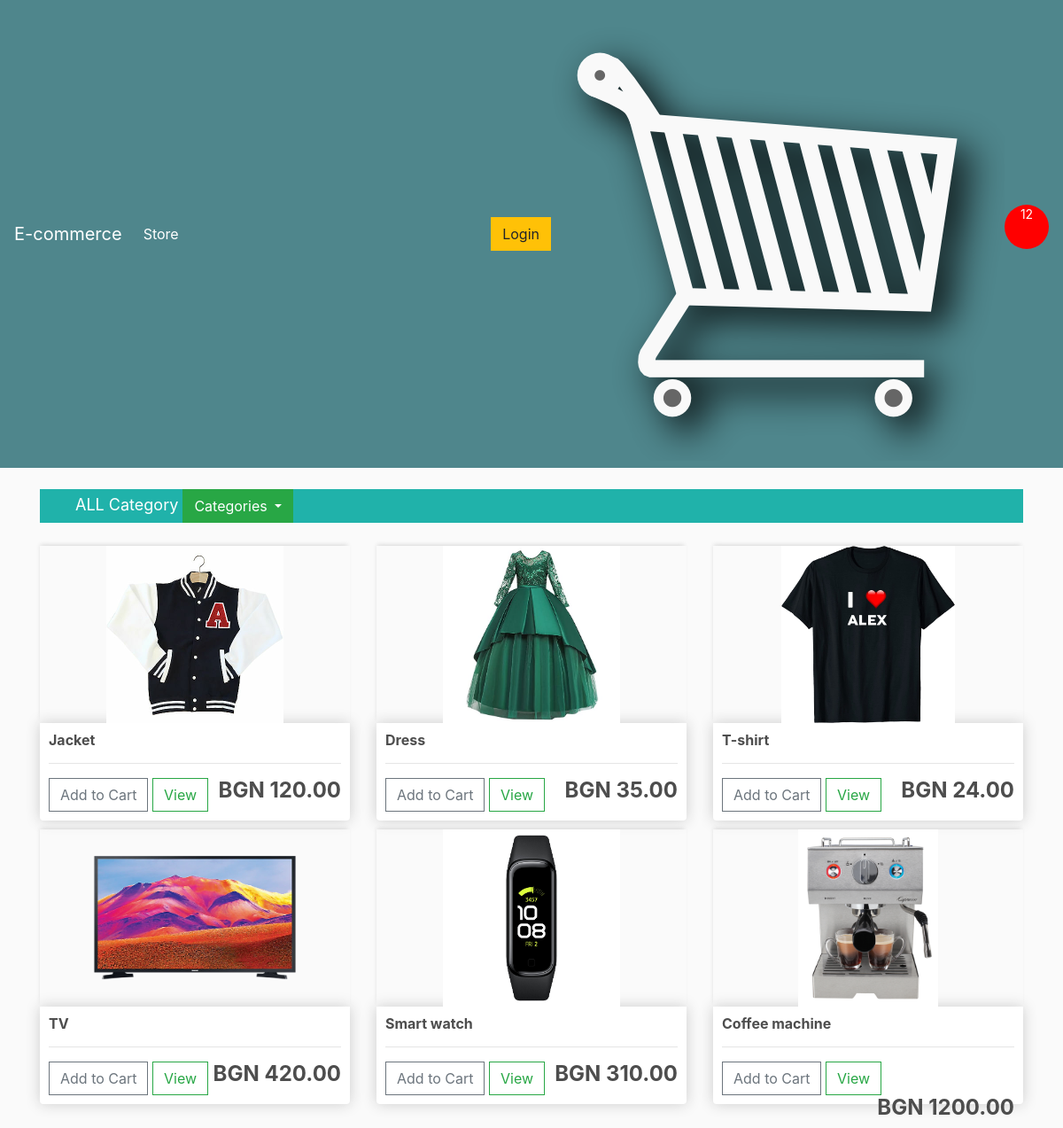
The page / on the database its author committed.
### ecommerce/store/models.py (models this page shows, shortened)
class Product(models.Model):
    name = models.CharField(max_length=20)
    price = models.FloatField()
    category = models.ForeignKey(Category, on_delete=models.CASCADE)
    image = models.ImageField(upload_to='static/images/', blank=True, null=True)

### ecommerce/store/views.py (the view)
# urls.py: path('', store, name='store'),
def store(request):
    products = Product.objects.all()
    categories = Category.objects.all()
    categories_dic = {}
    for category in categories:
        category_products = Product.objects.filter(category=category)
        if category_products:
            categories_dic[category] = category_products
    context = {
        'products': products,
        'categories_dic': categories_dic,
    }
    return render(request, 'store.html', context)

### ecommerce/store/models.py (called while the page is built)
    def __str__(self):
        return self.name

### ecommerce/store/templates/store.html (shortened to what this page needs)
{% extends 'main.html' %}
{% load static %}
{% block content %}
    <ul style="background-color: lightseagreen; font-size:  large; color: white">
        <li style="display: inline; margin-right: 33px"><a style="color: white" href="{% url 'store' %}">ALL Category</a>
        <div class="btn-group">
          <button type="button" class="btn btn-success dropdown-toggle" data-toggle="dropdown" aria-haspopup="true" aria-expanded="false">
            Categories
          </button>
        </div>
    </ul>
    <div class="row">
        {% for product in products %}
            <div class="col-lg-4">
                <img class="thumbnail" src="{{ product.image.url }}" style="object-fit: contain;" alt="The product have not image yet.">
                <div class="box-element product">
                    <h6><strong>{{ product.name }}</strong></h6>
                    <hr>
                    <a class="btn btn-outline-secondary add-btn" href="{% url 'add_product_to_cart' product.id %}">Add to Cart</a>
                    <a class="btn btn-outline-success" href="#">View</a>
                    <h4 style="display: inline-block; float: right; "><strong>BGN {{ product.price|floatformat:2 }}</strong></h4>
                </div>
            </div>
        {% endfor %}
    </div>
{% endblock %}

### static/css/main.css (style rules this page uses)
body { background-color: hsl(0, 0%, 98%); }
h1,h2,h3,h4,h5,h6 { color:hsl(0, 0%, 30%); }
.box-element { box-shadow:hsl(0, 0%, 80%) 0 0 16px; background-color: #fff; border-radius: 4px; padding: 10px; }
.thumbnail { width: 100%; height: 200px; -webkit-box-shadow: -1px -3px 5px -2px rgba(214,214,214,1); -moz-box-shadow: -1px -3px 5px -2px rgba(214,214,214,1); box-shadow: -1px -3px 5px -2px rgba(214,214,214,1); }
.product { border-radius: 0 0 4px 4px; }
.col-lg-4, .col-lg-6, .col-lg-8, .col-lg-12 { margin-top: 10px; }
.btn { border-radius: 0; }

### rows shown on the page
Product: image (picture), name "Jacket", price "120.00"
Product: image (picture), name "Dress", price "35.00"
Product: image (picture), name "T-shirt", price "24.00"
Product: image (picture), name "TV", price "420.00"
Product: image (picture), name "Smart watch", price "310.00"
Product: image (picture), name "Coffee machine", price "1200.00"
